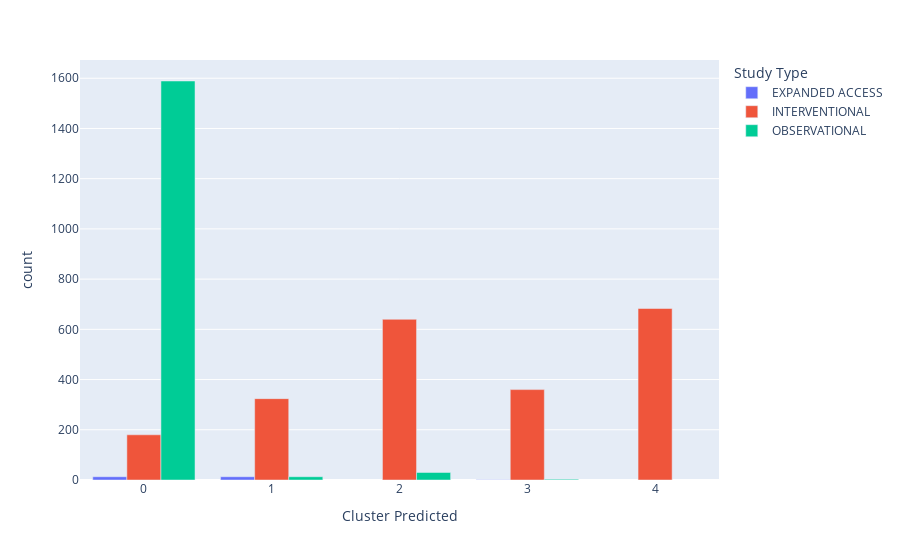

Source (notebook cell):
### Code cell
px.bar(df_count_cluster, x="Cluster Predicted", y="count",color=col, barmode='group')

### Figure 1 — Plotly figure (JSON) as saved in the notebook; plotly's stock layout.template omitted (floating-point values rounded to 4 significant figures)
{"data": [{"alignmentgroup": "True", "hovertemplate": "Study Type=EXPANDED ACCESS<br>Cluster Predicted=%{x}<br>count=%{y}<extra></extra>", "legendgroup": "EXPANDED ACCESS", "marker": {"color": "#636efa"}, "name": "EXPANDED ACCESS", "offsetgroup": "EXPANDED ACCESS", "orientation": "v", "showlegend": true, "textposition": "auto", "type": "bar", "x": [0, 1, 3], "xaxis": "x", "y": [13, 13, 1], "yaxis": "y"}, {"alignmentgroup": "True", "hovertemplate": "Study Type=INTERVENTIONAL<br>Cluster Predicted=%{x}<br>count=%{y}<extra></extra>", "legendgroup": "INTERVENTIONAL", "marker": {"color": "#EF553B"}, "name": "INTERVENTIONAL", "offsetgroup": "INTERVENTIONAL", "orientation": "v", "showlegend": true, "textposition": "auto", "type": "bar", "x": [0, 1, 2, 3, 4], "xaxis": "x", "y": [180, 324, 640, 360, 683], "yaxis": "y"}, {"alignmentgroup": "True", "hovertemplate": "Study Type=OBSERVATIONAL<br>Cluster Predicted=%{x}<br>count=%{y}<extra></extra>", "legendgroup": "OBSERVATIONAL", "marker": {"color": "#00cc96"}, "name": "OBSERVATIONAL", "offsetgroup": "OBSERVATIONAL", "orientation": "v", "showlegend": true, "textposition": "auto", "type": "bar", "x": [0, 1, 2, 3], "xaxis": "x", "y": [1589, 13, 30, 3], "yaxis": "y"}], "layout": {"barmode": "group", "legend": {"title": {"text": "Study Type"}, "tracegroupgap": 0}, "margin": {"t": 60}, "xaxis": {"anchor": "y", "domain": [0, 1], "title": {"text": "Cluster Predicted"}}, "yaxis": {"anchor": "x", "domain": [0, 1], "title": {"text": "count"}}}}
